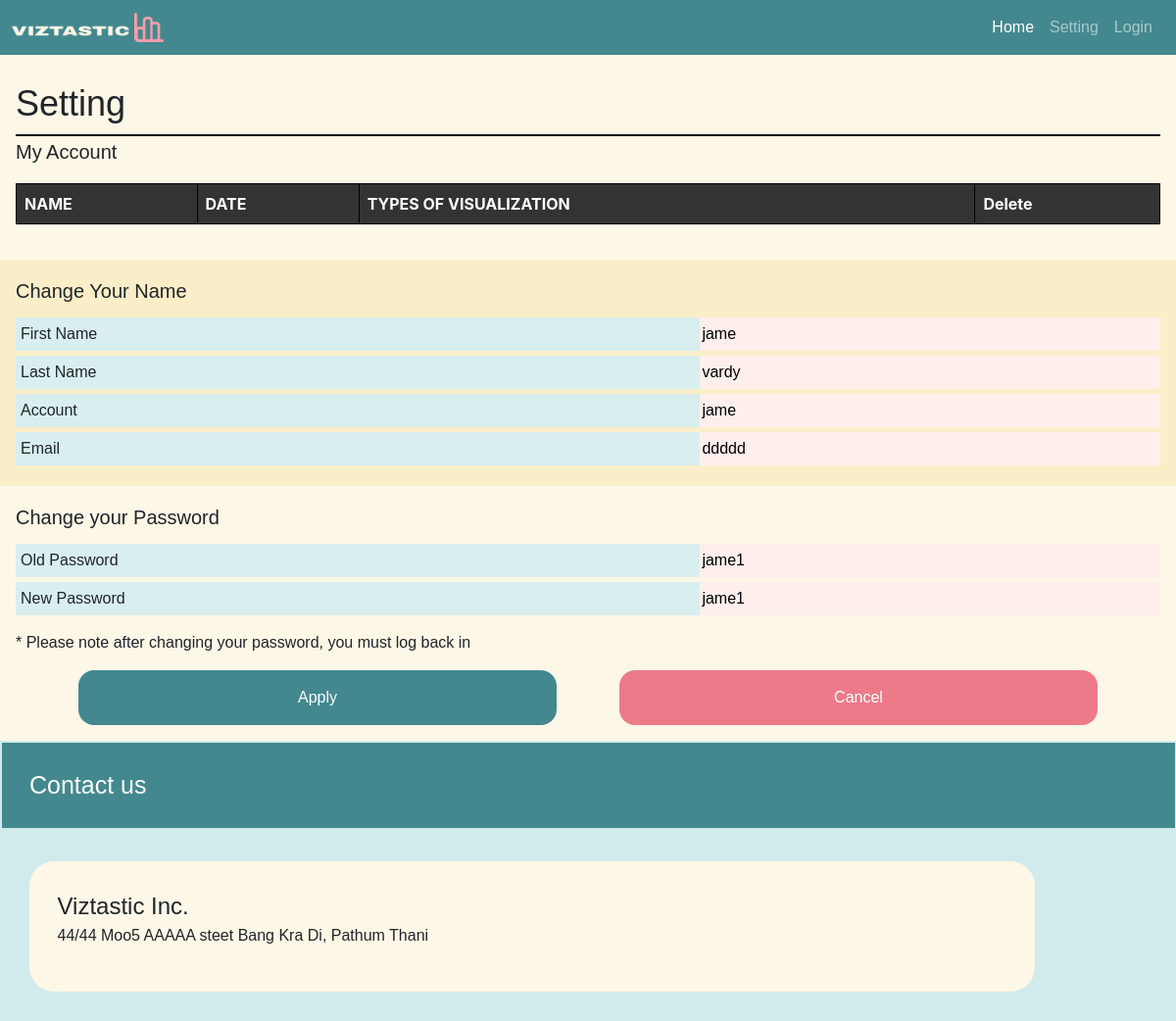
Page /database/name/edit/2 on the committed database.
### database/models.py (models this page shows)
class userall(models.Model):
    first_name = models.CharField(max_length=255)
    last_name = models.CharField(max_length=255)
    account = models.CharField(max_length=255)
    email =  models.CharField(max_length=255)
    password  = models.CharField(max_length=255)

### database/views.py (the view, shortened to what this page needs)
# urls.py: path("database/name/edit/<id>", database_views.database_item_edit),
def database_item_edit(request, id):
    try:
        item = userall.objects.get(id = id)
    except:
        return HttpResponse("ID Not found")
    context_data = {
        'item_id': id,
        'form_data':{
            'first_name':item.first_name,
            'last_name':item.last_name,
            'account':item.account,
            'email':item.email,
            'password':item.password,
    }
}
    print(database_item_edit)
    return render(request, 'web/settings.html', context= context_data)

### hello_world/templates/web/settings.html (shortened to what this page needs)
{% extends 'web/layout.html' %}
{% load static %}
{% block content %}
<body>
    <div class = "index-body">
        <div class = "index-context setting-context">
            <h1 class = "container-fluid">Setting</h1>
            <h2>My Account</h2>
            <table border="1">
                <tr>
                    <th>NAME</th>
                    <th>DATE</th>
                    <th>TYPES OF VISUALIZATION</th>
                    <th>Delete</th>
                </tr>
            </table>
        </div>
    <div class = "index-context setting-context">
        <h2>Change Your Name</h2>
        <form action="" method="post">
            <div class = "input">
                <label for="first_name">First Name</label>
                <input value="{{form_data.first_name}}" class = input-container type="text" placeholder="Enter text" name="first_name">
            </div>
            <div class = "input">
                <label for="last_name">Last Name</label>
                <input value="{{form_data.last_name}}" class = input-container type="text" placeholder="Enter text" name="last_name">
            </div>
            <div class = "input">
                <label for="account">Account</label>
                <input value="{{form_data.account}}" class = input-container type="text" placeholder="Enter text" name="account">
            </div>
            <div class = "input">
                <label for="email">Email</label>
                <input value="{{form_data.email}}" class = input-container type="text" placeholder="Enter text" name="email">
            </div>
        </div>
        <div class = "index-context setting-context">
            <h2>Change your Password</h2>
            <div class = "input">
                <label for="password">Old Password</label>
                <input value="{{form_data.password}}" class = input-container type="text" placeholder="Enter text" name="password">
            </div>
            <div class = "input">
                <label for="password">New Password</label>
                <input value="{{form_data.password}}" class = input-container type="text" placeholder="Enter text" name="password">
            </div>
            <div class = "setting-notice">
                <p>* Please note after changing your password, you must log back in</p>
                <div class = "passChange">
                    <button style = "background-color: #43888F;" onClick="console.log('Change Password')"><a href="/signin" style="color:white;">Apply</a></button>
                    <button style = "background-color: #ED7A88;" onClick="console.log('Clear Data')"><a href="/setting" style="color:white;">Cancel</a></button>
                </div>
            </div>
        </div>
    </div>
</body>
{% endblock %}

### hello_world/static/main.css (style rules this page uses)
body { margin: var(--bs-gutter-x,.75rem),; font-family: "Inter-Regular", Helvetica; -webkit-font-smoothing: antialiased; -moz-osx-font-smoothing: grayscale; }
.container-fluid { margin: 0px; padding: 0px; }

### hello_world/static/globals.css (style rules this page uses)
* { -webkit-font-smoothing: antialiased; box-sizing: border-box; }
a { text-decoration: none; }

### hello_world/static/home.css (style rules this page uses)
.index-body { margin: 0px; }
.index-context { margin: 0px; padding: 1em; }
.index-body .index-context:nth-child(odd) { background-color: #FDF7E7; }
.index-body .index-context:nth-child(even) { background-color: #FAEEC8; }

### hello_world/static/settingstyle.css (style rules this page uses)
table { border-collapse: collapse; width: 100%; background-color: #333; }
th, td { border: 1px solid #000; padding: 8px; color: #fff; }
.input-container { display: flex; flex-direction: column; align-items: flex-start; }
table { margin: 20px 0px ; font-family: Inter; font-style: normal; border-collapse: collapse; width: 100%; background-color: #333; }
.setting-context h1 { font-size: 36px; margin: 2px 0px; padding: 10px 0px; border-bottom: #000 solid 2px; }
.setting-context h2 { font-size: 20px; font-style: bold; margin: 4px 0px 15px 0px; }
.setting-context .input { display: flex; flex-direction: row; padding: 5px; margin: 5px 0px; background-color: #D9EEEF; }
.setting-context label { flex: 3; }
.setting-context .input-container { flex: 2; border-width: 0px; margin: -5px; background-color: #FEEFED; }
.setting-notice { margin-top: 1em; }
.passChange { display: flex; margin: 1em 2em 0em 2em; flex-direction: row; justify-content: center; }
.passChange button { flex: 1; margin: 0em 2em; border-width: 0px; padding: 1em; border-radius: 1em; color:#FFF; }

### rows in the picture
userall: first_name "jame", last_name "vardy", account "jame", email "ddddd", password "jame1"
